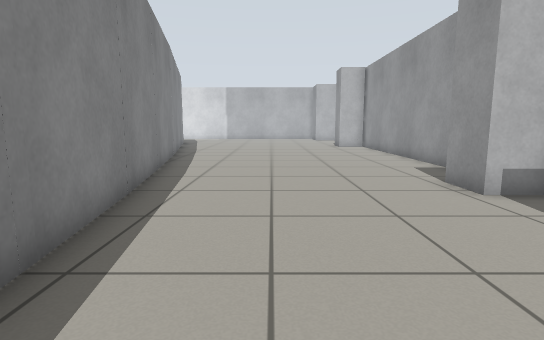
view 1 (above)

18 first-person views from a walk through a Gazebo world. The camera is 0.72 m above the floor, tilts 8° down and sees 80° across. The floor is counted in squares, 0.5 m on a side. Each view is taken from the middle of a square. On the plan, view 1 faces up. The plan holds only what a view shows up to about 15 squares ahead; the rest is blank. The place goes on beyond the plan. Robots are left out.

view 2
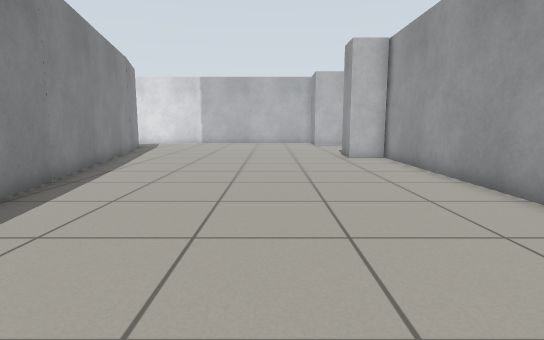

view 3
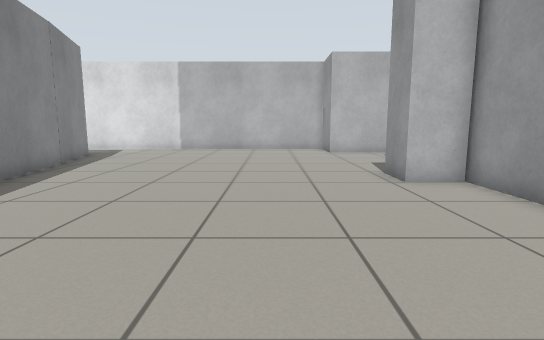

view 4
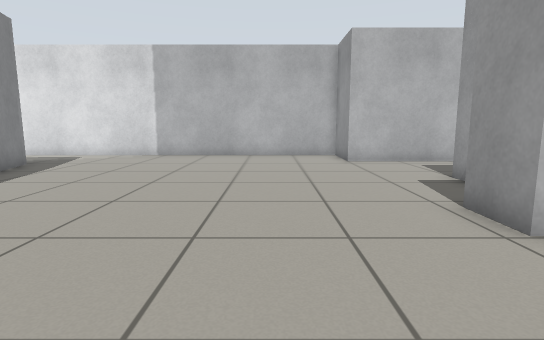

view 5
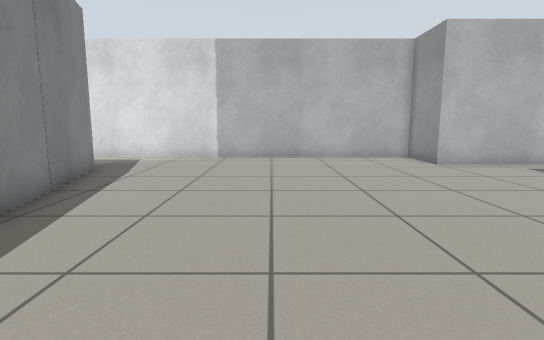

view 6
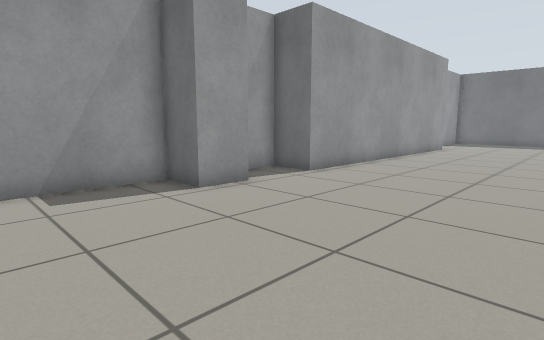

view 7
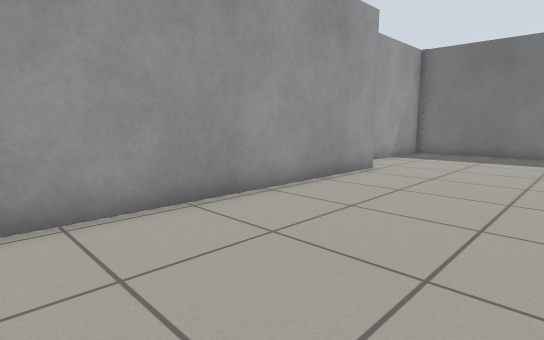

view 8
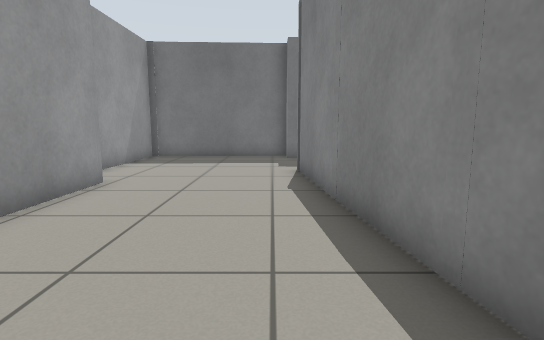

view 9
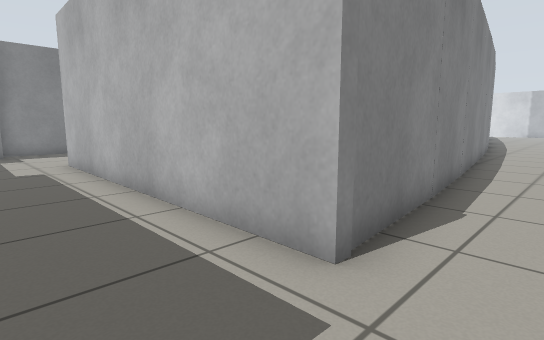

view 10
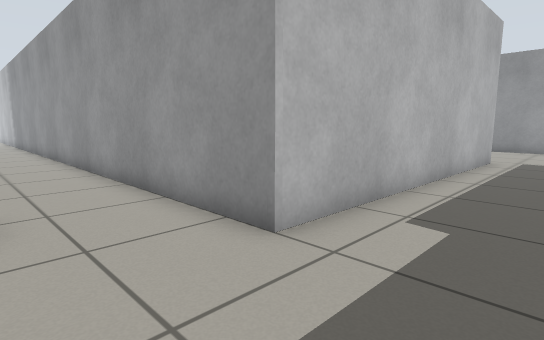

view 11
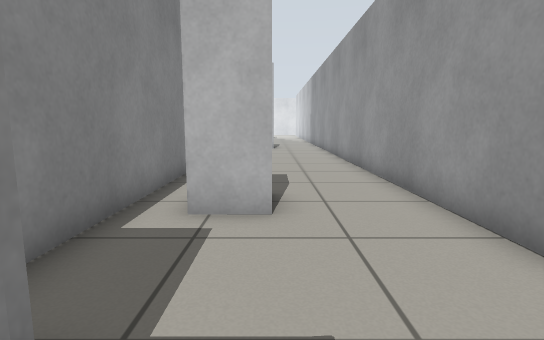

view 12
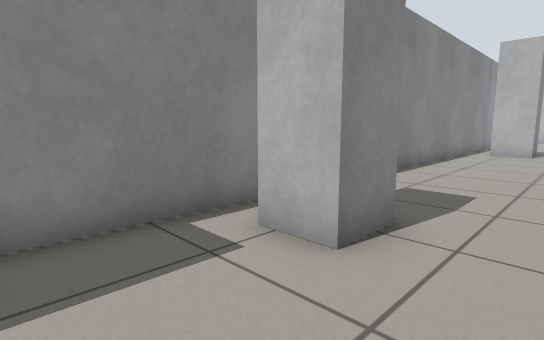

view 13
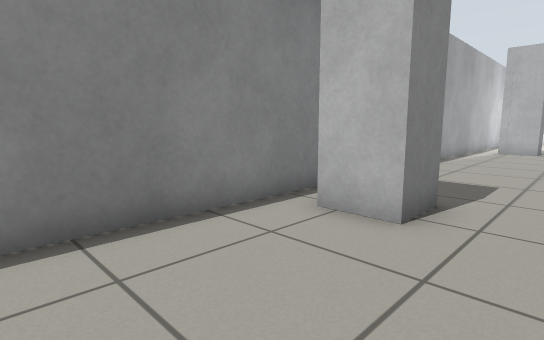

view 14
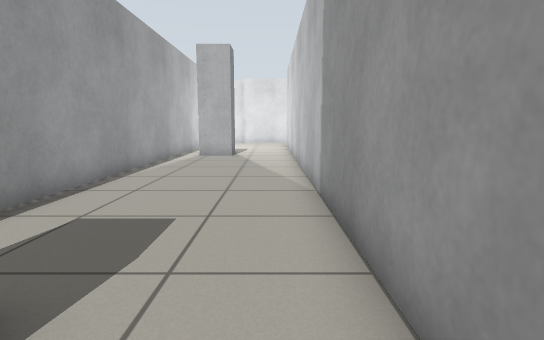

view 15
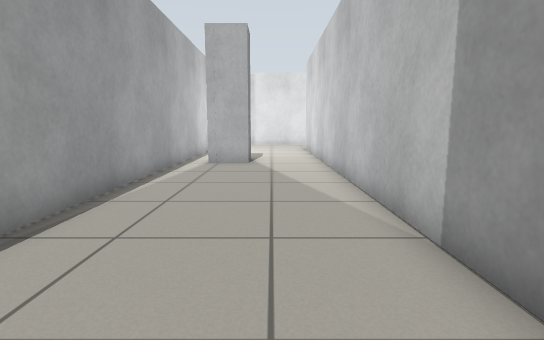

view 16
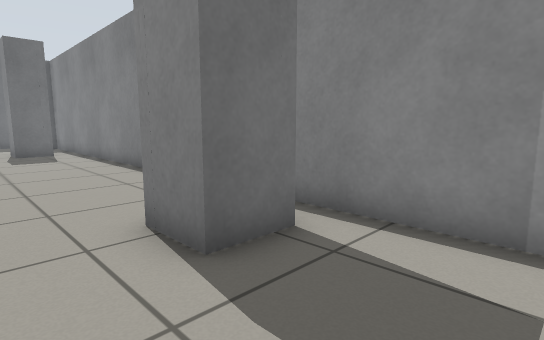

view 17
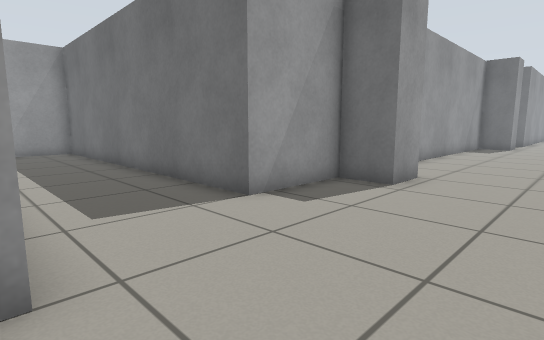

view 18
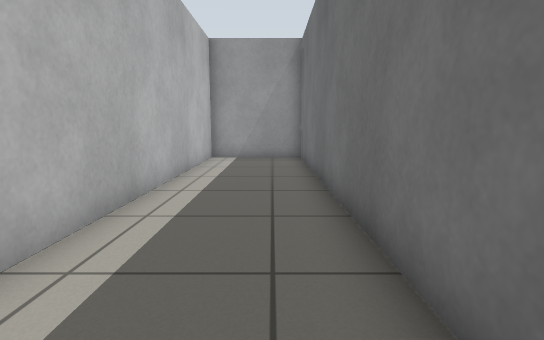

### Floor plan
Points are (right, up) in squares from view 1. A wall is a line through its corners. A room is listed if a view was taken in it or the views show most of it. See-through windows are left out.
Room 1 (views 1, 2, 3, 4, 5, 6, 7, 8, 9, 10, 11, 12, 17, 18)
walls: (-3.7, 10.7) (-3, 6.5); (-2.8, 7) (-0.7, -10); (5.6, 6.5) (4.3, 6.5) (4.3, 8) (5.9, 8) (5.9, 21.1) (4.4, 21.1) (4.4, 22.5) (5.9, 22.5) (5.9, 25.7) (19.1, 25.7) (19.1, 29.6) (4, 29.7) (4, 32.2) (-10.6, 32.2); (-7.4, 27.6) (-3.5, 10.3); (-7.9, 28.6) (-6.8, 24.9); (4.2, -8) (4.3, 4) (5.9, 4) (5.9, 5.3); (-0.8, -9.9) (-0.8, -10.3) (-12, -10.1); (-15, -7.9) (-16.4, -7.9); (-1.2, -14) (-0.7, -14) (-0.7, -14.7); (-0.7, -15) (5.4, -14.7) (5.5, -10.3)
ways out: opening at (-16, -9.5) to room 2; opening at (-13.5, -9.5) to room 2
Room 2 (views 13, 14, 15, 16)
walls: (-16.5, 8.1) (-15, 8.1) (-15, 6.5) (-16.5, 6.5); (-16.5, -6.4) (-15, -6.5) (-15, -7.9); (-17.5, 20.6) (-17.6, -11.3); (-15, 21.1) (-16.4, 21.1); (-12, -10.1) (-12, 19.6)
ways out: opening at (-16, -9.5) to room 1; opening at (-13.5, -9.5) to room 1; opening at (-14.7, 20.7)

Positions as (right, up) in squares from view 1, and headings:
1: (0, 0), facing up
2: (1, 7), facing up
3: (1, 13), facing up
4: (1, 17), facing up
5: (-2, 18), facing up
6: (-2, 12), facing down-right
7: (-1, 2), facing down-right
8: (0, 0), facing down
9: (1, -13), facing up-left
10: (-15, -13), facing up-right
11: (-15, -13), facing up
12: (-13, -11), facing up-left
13: (-13, 2), facing up-left
14: (-13, 6), facing up
15: (-14, 9), facing up
16: (-13, 11), facing down-left
17: (1, 30), facing down-right
18: (5, 27), facing right
